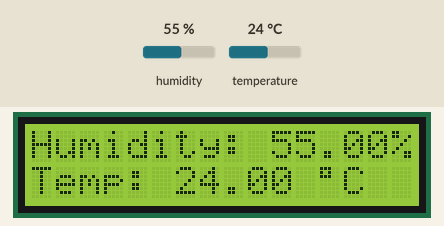
Bench run of a sketch on a simulated Arduino Uno, built with avr-gcc and run on an emulated ATmega328P. On the bench: 16×2 character LCD. The test bench sets the inputs (shaded band); at power-on: humidity 55 %, temperature 24 °C.

Above: at 1.2 s.
1.3 s: humidity set to 22 %
At 2.7 s:
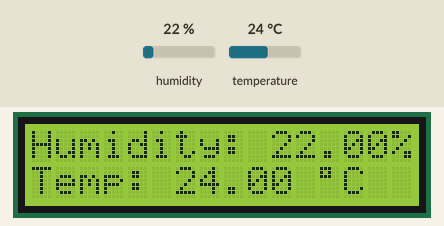
4.0 s: temperature set to 12 °C
At 5.3 s:
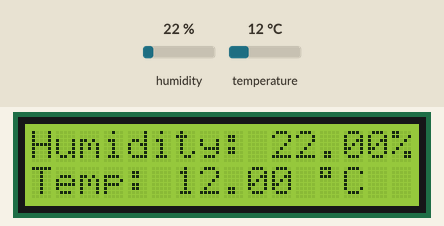
6.7 s: humidity set to 40 %
At 9.4 s:
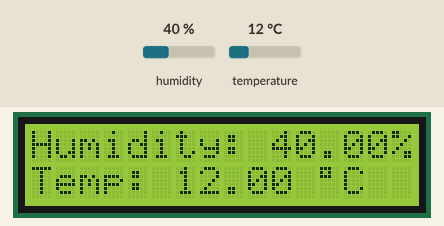
9.7 s: temperature set to 19 °C
At 10.9 s:
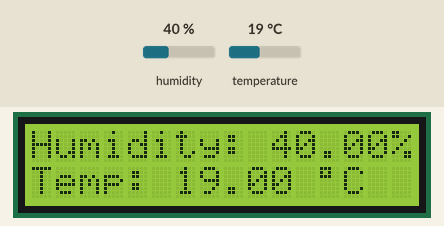
Timing chart, 0 to 12.7 s (numbered marks = the images above; inputs shaded):
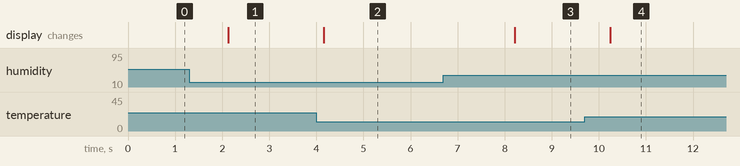

Measured:
- after the input at 1.3 s, the display: changes after 0.82 s (image 1)
- after the input at 4.0 s, the display: changes after 0.15 s (image 2)
- after the input at 6.7 s, the display: changes after 1.5 s (image 3)
- after the input at 9.7 s, the display: changes after 0.55 s (image 4)

The sketch:

DHTLCD.ino
```cpp
#include <DHT.h>
#include <LiquidCrystal.h>

#define DHTPIN 10
#define DHTTYPE DHT11

LiquidCrystal lcd(12, 11, 5, 4, 3, 2);
DHT dht(DHTPIN, DHTTYPE);

void setup() {
  lcd.begin(16, 2);
  lcd.print("DHT11 test");
  dht.begin();
}

void loop() {
  float h = dht.readHumidity();
  float t = dht.readTemperature();

  lcd.clear();

  if (isnan(t) || isnan(h)) {
    lcd.print("Failed to read");
    lcd.setCursor(0, 1);
    lcd.print("from DHT");
  } else {
    lcd.print("Humidity: ");
    lcd.print(h);
    lcd.print("%");
    lcd.setCursor(0, 1);
    lcd.print("Temp: ");
    lcd.print(t);
    lcd.print(" ");
    lcd.print((char)223);
    lcd.print("C");
  }

  delay(2000);
}
```
